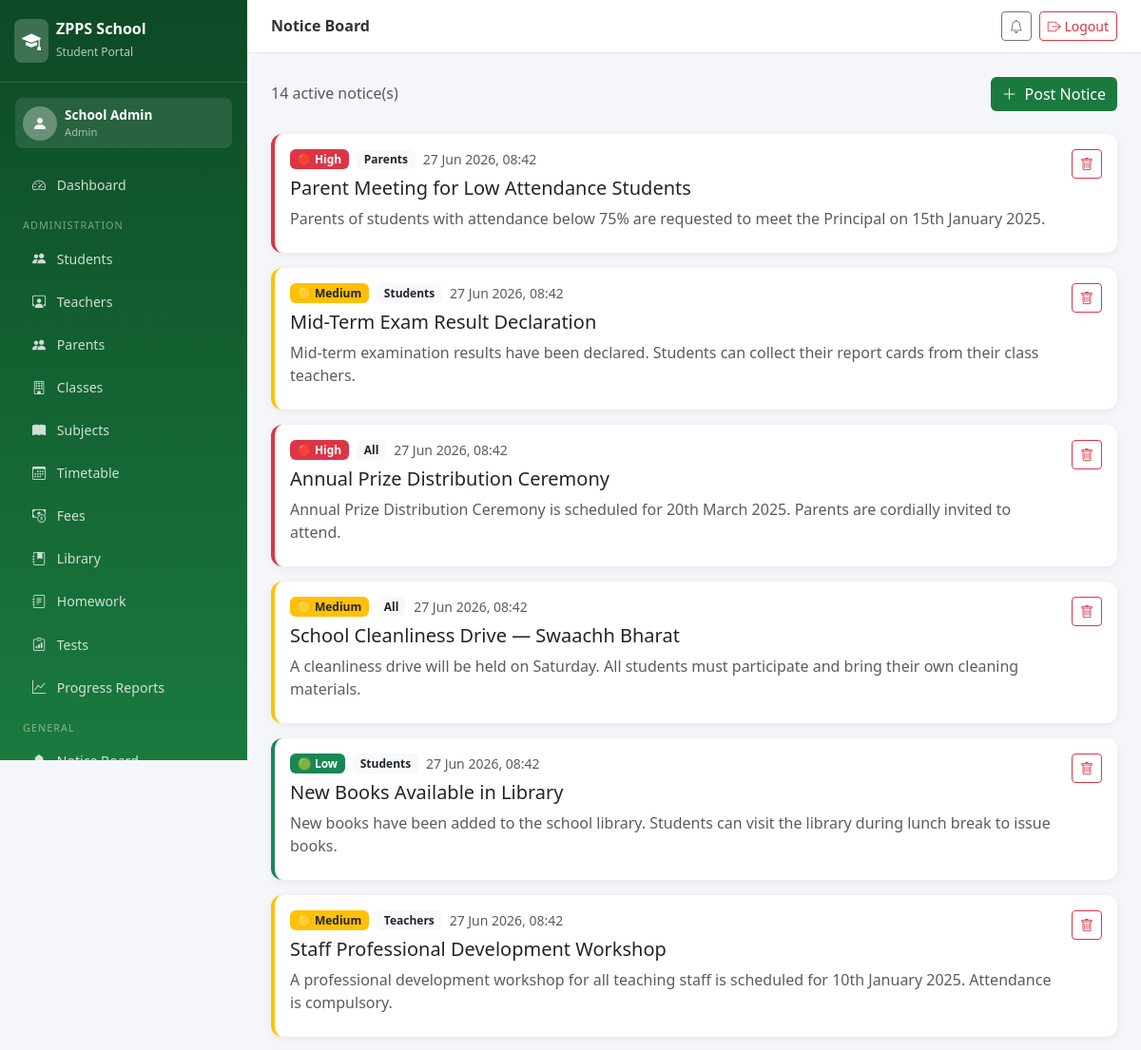
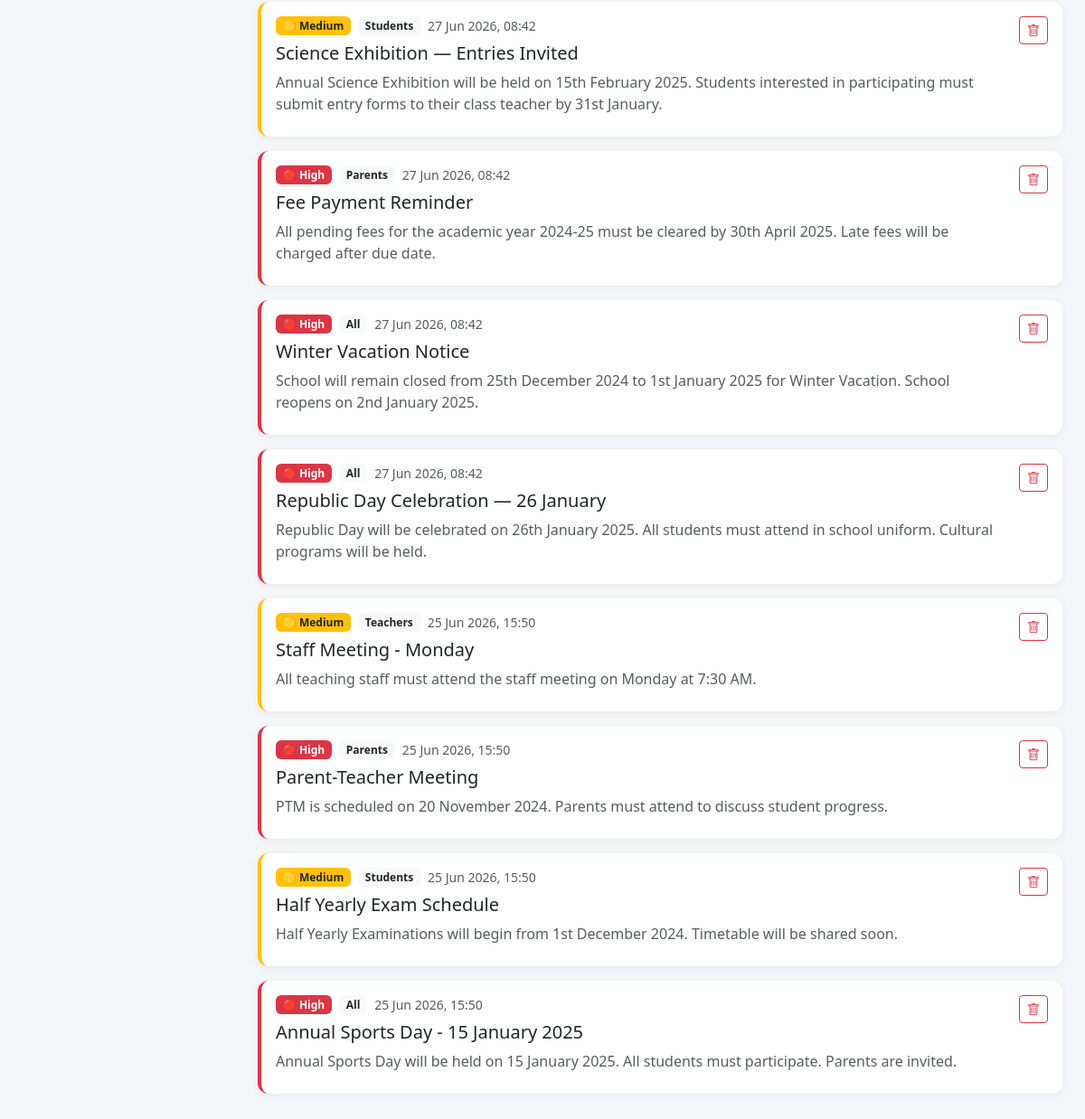
The app's page /notices/ (signed in) with its own data (2 pictures, top to bottom).
### portal/models.py (models this page shows, shortened)
class Notice(models.Model):
    AUDIENCE_CHOICES = [('ALL', 'All'), ('STU', 'Students'), ('TCH', 'Teachers'),
                        ('PAR', 'Parents'), ('ADM', 'Admin')]
    PRIORITY_CHOICES = [('H', 'High'), ('M', 'Medium'), ('L', 'Low')]
    title = models.CharField(max_length=200)
    content = models.TextField()
    audience = models.CharField(max_length=3, choices=AUDIENCE_CHOICES, default='ALL')
    priority = models.CharField(max_length=1, choices=PRIORITY_CHOICES, default='M')
    posted_by = models.ForeignKey(User, on_delete=models.SET_NULL, null=True)
    posted_on = models.DateTimeField(auto_now_add=True)
    valid_till = models.DateField(null=True, blank=True)
    is_active = models.BooleanField(default=True)
    attachment = models.FileField(upload_to='notice_attachments/', blank=True, null=True)
    class Meta:
        ordering = ['-posted_on']

### portal/views.py (the view)
# urls.py: path('notices/', views.notice_board, name='notice_board'),
@login_required
def notice_board(request):
    role = get_user_role(request.user)
    audience_map = {'admin': ['ALL', 'STU', 'TCH', 'PAR', 'ADM'],
                    'teacher': ['ALL', 'TCH'], 'student': ['ALL', 'STU'],
                    'parent': ['ALL', 'PAR']}
    audiences = audience_map.get(role, ['ALL'])
    notices = Notice.objects.filter(is_active=True, audience__in=audiences)
    return render(request, 'portal/notices.html', {'notices': notices, 'role': role})

### portal/views.py (called while the page is built, shortened)
def get_user_role(user):
    if user.is_superuser or hasattr(user, 'groups') and user.groups.filter(name='Admin').exists():
        if user.is_superuser:
            return 'admin'

### templates/portal/notices.html (shortened to what this page needs)
{% extends 'portal/base.html' %}
{% block page_title %}Notice Board{% endblock %}
{% block content %}
<div class="d-flex justify-content-between align-items-center mb-4">
    <h6 class="mb-0 text-muted">{{ notices.count }} active notice(s)</h6>
    {% if role == 'admin' or role == 'teacher' %}
    <a href="{% url 'add_notice' %}" class="btn btn-zpps"><i class="bi bi-plus-lg me-2"></i>Post Notice</a>
    {% endif %}
</div>
{% for notice in notices %}
<div class="card mb-3 priority-{{ notice.priority }}">
    <div class="card-body">
        <div class="d-flex justify-content-between align-items-start">
            <div class="flex-grow-1">
                <div class="d-flex align-items-center gap-2 mb-2">
                    <span class="badge bg-{% if notice.priority == 'H' %}danger{% elif notice.priority == 'M' %}warning text-dark{% else %}success{% endif %}">
                        {% if notice.priority == 'H' %}🔴 High{% elif notice.priority == 'M' %}🟡 Medium{% else %}🟢 Low{% endif %}
                    </span>
                    <span class="badge bg-light text-dark">{{ notice.get_audience_display }}</span>
                    <small class="text-muted">{{ notice.posted_on|date:"d M Y, H:i" }}</small>
                </div>
                <h5 class="mb-2">{{ notice.title }}</h5>
                <p class="text-muted mb-2">{{ notice.content }}</p>
            </div>
            {% if role == 'admin' %}
            <form method="post" action="{% url 'delete_notice' notice.pk %}" class="ms-3">
                <button type="submit" class="btn btn-sm btn-outline-danger" onclick="return confirm('Delete notice?')"><i class="bi bi-trash"></i></button>
            </form>
            {% endif %}
        </div>
    </div>
</div>
{% empty %}
<div class="text-center p-5">
    <i class="bi bi-bell-slash text-muted" style="font-size:3rem;"></i>
    <p class="text-muted mt-3">No notices at this time.</p>
</div>
{% endfor %}
{% endblock %}

### templates/portal/base.html (shortened to what this page needs)
<!DOCTYPE html>
<html lang="en">
<head>
    <link href="https://cdn.jsdelivr.net/npm/bootstrap@5.3.0/dist/css/bootstrap.min.css" rel="stylesheet">
    <link href="https://cdn.jsdelivr.net/npm/bootstrap-icons@1.11.0/font/bootstrap-icons.css" rel="stylesheet">
</head>
<body>
<nav class="sidebar" id="sidebar">
    <div class="sidebar-brand">
        <div class="d-flex align-items-center gap-2">
            <div style="background:rgba(255,255,255,0.2);border-radius:8px;padding:8px;">
                <i class="bi bi-mortarboard-fill text-white fs-5"></i>
            </div>
            <div><h5>ZPPS School</h5><small>Student Portal</small></div>
        </div>
    </div>
    {% if user.is_authenticated %}
    <div class="p-3">
        <div class="d-flex align-items-center gap-2 p-2" style="background:rgba(255,255,255,0.1);border-radius:8px;">
            <div style="background:rgba(255,255,255,0.3);border-radius:50%;width:36px;height:36px;display:flex;align-items:center;justify-content:center;">
                <i class="bi bi-person-fill text-white"></i>
            </div>
            <div>
                <div style="color:#fff;font-size:0.85rem;font-weight:600;">{{ user.get_full_name|default:user.username }}</div>
                <div style="color:rgba(255,255,255,0.6);font-size:0.7rem;">
                    {% if user.is_superuser %}Admin{% else %}{% if user.teacher %}Teacher{% else %}{% if user.student %}Student{% else %}{% if user.parent %}Parent{% endif %}{% endif %}{% endif %}{% endif %}
                </div>
            </div>
        </div>
    </div>
    <ul class="nav flex-column px-1 pb-4">
        <li><a class="nav-link" href="{% url 'dashboard' %}"><i class="bi bi-speedometer2"></i> Dashboard</a></li>
        {% if user.is_superuser %}
        <li><div class="nav-section">Administration</div></li>
        <li><a class="nav-link" href="{% url 'manage_students' %}"><i class="bi bi-people-fill"></i> Students</a></li>
        <li><a class="nav-link" href="{% url 'manage_teachers' %}"><i class="bi bi-person-workspace"></i> Teachers</a></li>
        <li><a class="nav-link" href="{% url 'manage_parents' %}"><i class="bi bi-people-fill"></i> Parents</a></li>
        <li><a class="nav-link" href="{% url 'manage_classes' %}"><i class="bi bi-building"></i> Classes</a></li>
        <li><a class="nav-link" href="{% url 'manage_subjects' %}"><i class="bi bi-book-fill"></i> Subjects</a></li>
        <li><a class="nav-link" href="{% url 'view_timetable' %}"><i class="bi bi-calendar3"></i> Timetable</a></li>
        <li><a class="nav-link" href="{% url 'manage_fees' %}"><i class="bi bi-cash-coin"></i> Fees</a></li>
        <li><a class="nav-link" href="{% url 'library' %}"><i class="bi bi-journal-bookmark-fill"></i> Library</a></li>
        <li><a class="nav-link" href="{% url 'homework' %}"><i class="bi bi-journal-text"></i> Homework</a></li>
        <li><a class="nav-link" href="{% url 'class_tests' %}"><i class="bi bi-clipboard-data"></i> Tests</a></li>
        <li><a class="nav-link" href="{% url 'all_progress' %}"><i class="bi bi-graph-up"></i> Progress Reports</a></li>
        {% endif %}
        <li><div class="nav-section">General</div></li>
        <li><a class="nav-link" href="{% url 'notice_board' %}"><i class="bi bi-bell-fill"></i> Notice Board</a></li>
    </ul>
    {% endif %}
</nav>
<div class="main-content">
    <div class="topbar">
        <div class="d-flex align-items-center gap-3">
            <h6>{% block page_title %}ZPPS Portal{% endblock %}</h6>
        </div>
        <div class="d-flex align-items-center gap-2">
            <a href="{% url 'notice_board' %}" class="btn btn-sm btn-outline-secondary"><i class="bi bi-bell"></i></a>
            <a href="{% url 'logout' %}" class="btn btn-sm btn-outline-danger"><i class="bi bi-box-arrow-right"></i> Logout</a>
        </div>
    </div>
    <div class="page-body">
        {% block content %}{% endblock %}
    </div>
</div>
</body>
</html>

### templates/portal/base.html (style rules this page uses)
:root { --zpps-green: #1a7a3e; --zpps-light: #e8f5ee; --zpps-dark: #0d4a25; --sidebar-width: 260px; }
body { background: #f4f6f9; font-family: 'Segoe UI', sans-serif; }
.sidebar { width: var(--sidebar-width); height: 100vh; background: linear-gradient(180deg, var(--zpps-dark) 0%, var(--zpps-green) 100%); position: fixed; top: 0; left: 0; z-index: 1000; overflow-y: auto; overflow-x: hidden; }
.sidebar-brand { padding: 20px 15px; border-bottom: 1px solid rgba(255,255,255,0.15); }
.sidebar-brand h5 { color: #fff; font-weight: 700; margin: 0; font-size: 1rem; }
.sidebar-brand small { color: rgba(255,255,255,0.7); font-size: 0.75rem; }
.sidebar .nav-link { color: rgba(255,255,255,0.8); padding: 10px 20px; border-radius: 8px; margin: 2px 10px; transition: all 0.2s; font-size: 0.88rem; }
.sidebar .nav-link i { width: 20px; margin-right: 8px; }
.nav-section { color: rgba(255,255,255,0.45); font-size: 0.68rem; text-transform: uppercase; padding: 12px 20px 4px; letter-spacing: 1px; }
.main-content { margin-left: var(--sidebar-width); }
.topbar { background: #fff; padding: 12px 25px; border-bottom: 1px solid #e2e8f0; display: flex; align-items: center; justify-content: space-between; position: sticky; top: 0; z-index: 100; }
.topbar h6 { margin: 0; font-weight: 600; color: #333; }
.page-body { padding: 25px; }
.card { border: none; border-radius: 12px; box-shadow: 0 2px 10px rgba(0,0,0,0.06); }
.btn-zpps { background: var(--zpps-green); color: #fff; border: none; }
.priority-H { border-left: 4px solid #dc3545; }
.priority-M { border-left: 4px solid #ffc107; }
.priority-L { border-left: 4px solid #198754; }

### records on screen
Notice: priority "🔴 High", audience "Parents", posted_on "27 Jun 2026, 08:42", title "Parent Meeting for Low Attendance Students", content "Parents of students with attendance below 75% are requested to meet the Principal on 15th January 2025."
Notice: priority "🟡 Medium", audience "Students", posted_on "27 Jun 2026, 08:42", title "Mid-Term Exam Result Declaration", content "Mid-term examination results have been declared. Students can collect their report cards from their class teachers."
Notice: priority "🔴 High", audience "All", posted_on "27 Jun 2026, 08:42", title "Annual Prize Distribution Ceremony", content "Annual Prize Distribution Ceremony is scheduled for 20th March 2025. Parents are cordially invited to attend."
Notice: priority "🟡 Medium", audience "All", posted_on "27 Jun 2026, 08:42", title "School Cleanliness Drive — Swaachh Bharat", content "A cleanliness drive will be held on Saturday. All students must participate and bring their own cleaning materials."
Notice: priority "🟢 Low", audience "Students", posted_on "27 Jun 2026, 08:42", title "New Books Available in Library", content "New books have been added to the school library. Students can visit the library during lunch break to issue books."
Notice: priority "🟡 Medium", audience "Teachers", posted_on "27 Jun 2026, 08:42", title "Staff Professional Development Workshop", content "A professional development workshop for all teaching staff is scheduled for 10th January 2025. Attendance is compulsory."
Notice: priority "🟡 Medium", audience "Students", posted_on "27 Jun 2026, 08:42", title "Science Exhibition — Entries Invited", content "Annual Science Exhibition will be held on 15th February 2025. Students interested in participating must submit entry forms to their class teacher by 31st January."
Notice: priority "🔴 High", audience "Parents", posted_on "27 Jun 2026, 08:42", title "Fee Payment Reminder", content "All pending fees for the academic year 2024-25 must be cleared by 30th April 2025. Late fees will be charged after due date."
Notice: priority "🔴 High", audience "All", posted_on "27 Jun 2026, 08:42", title "Winter Vacation Notice", content "School will remain closed from 25th December 2024 to 1st January 2025 for Winter Vacation. School reopens on 2nd January 2025."
Notice: priority "🔴 High", audience "All", posted_on "27 Jun 2026, 08:42", title "Republic Day Celebration — 26 January", content "Republic Day will be celebrated on 26th January 2025. All students must attend in school uniform. Cultural programs will be held."
Notice: priority "🟡 Medium", audience "Teachers", posted_on "25 Jun 2026, 15:50", title "Staff Meeting - Monday", content "All teaching staff must attend the staff meeting on Monday at 7:30 AM."
Notice: priority "🔴 High", audience "Parents", posted_on "25 Jun 2026, 15:50", title "Parent-Teacher Meeting", content "PTM is scheduled on 20 November 2024. Parents must attend to discuss student progress."
Notice: priority "🟡 Medium", audience "Students", posted_on "25 Jun 2026, 15:50", title "Half Yearly Exam Schedule", content "Half Yearly Examinations will begin from 1st December 2024. Timetable will be shared soon."
Notice: priority "🔴 High", audience "All", posted_on "25 Jun 2026, 15:50", title "Annual Sports Day - 15 January 2025", content "Annual Sports Day will be held on 15 January 2025. All students must participate. Parents are invited."

### other values on screen
{{ user.get_full_name|default:user.username }} "School Admin"
{{ notices.count }} "14"
